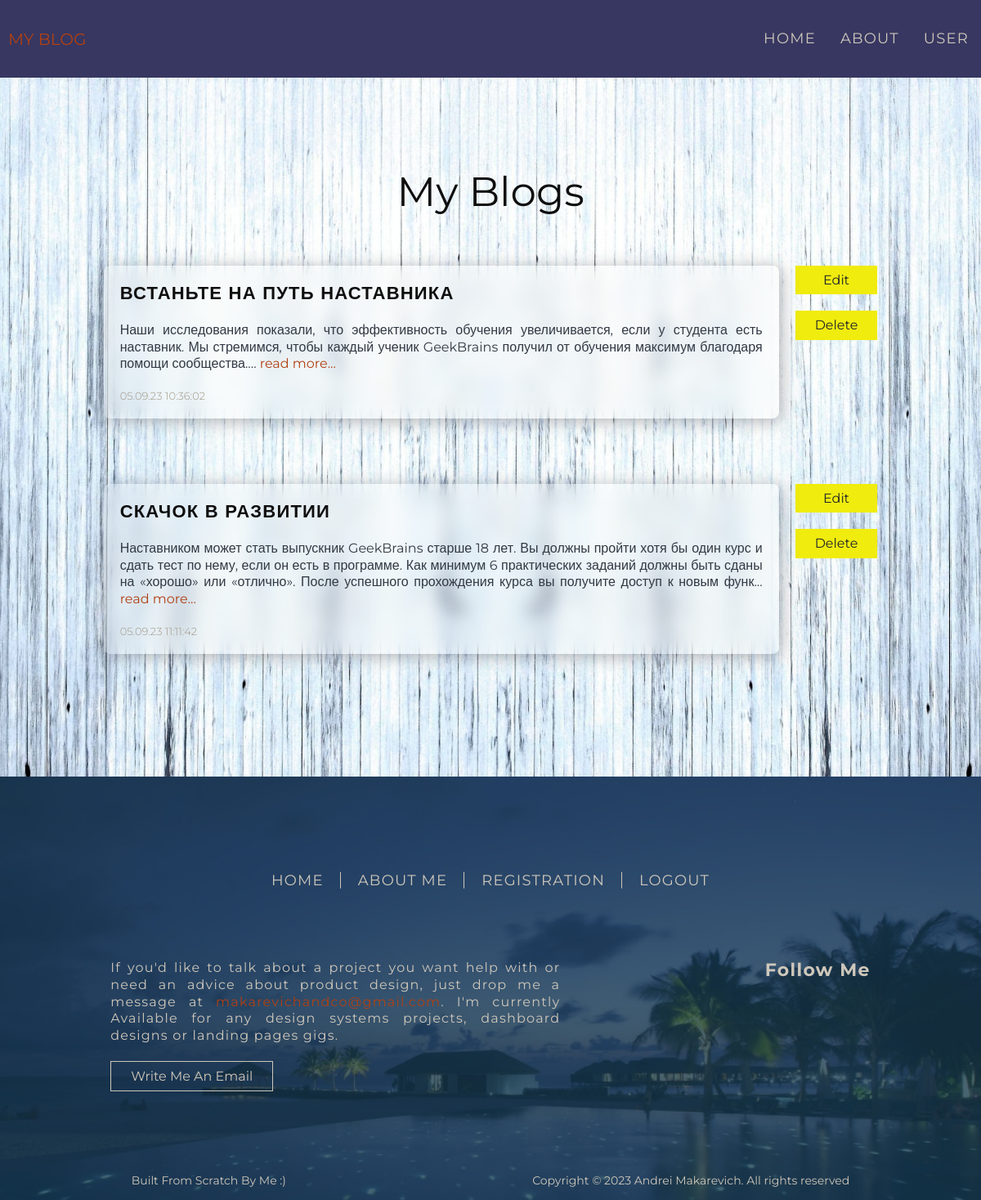
The app's page /my-blogs/ (signed in) with its own data.
### tables this page shows
CREATE TABLE blog(
      blog_id INTEGER PRIMARY KEY,
      title VARCHAR(100) NOT NULL,
      author VARCHAR(20) NOT NULL,
      username VARCHAR(50) NOT NULL,
      body VARCHAR(1000) NOT NULL,
      dateTime text VARCHAR NOT NULL
    );

### app.py (the view)
@app.route('/my-blogs/')
def my_blogs():
  if(session):
    username = session['username']
    cursor, db = connect_database()
    cursor.execute("SELECT * FROM blog WHERE username = ?", [username])
    blogs = cursor.fetchall()
    close_database(cursor, db)
    if blogs == {}:
      return render_template('my-blogs.html', blogs = None, my_title = 'My Blogs')
    else:
      return render_template('my-blogs.html', blogs = blogs, my_title = 'My Blogs')
  return redirect(url_for('login'))

### app.py (called while the page is built)
def connect_database():
  db = sqlite3.connect('database.db')
  db.row_factory = sqlite3.Row
  cursor = db.cursor()
  return cursor, db

def close_database(cursor, db):
  cursor.close()
  db.close()

### templates/my-blogs.html
{% extends 'base.html' %}
{% block subcontent %}
{% if blogs %}
<h1 class="content__title">My Blogs</h1>
  {% for blog in blogs %}
  <div class="content__myblog-wrapper">
    <div class="content__subtitle-myblog">
      <h3 class="content__subtitle">{{ blog.title }}</h3>
      <p class="content__text">{{ blog.body[:300] }}...
        <a class="content__text-link" href="{{ url_for('blogs', id = blog.blog_id) }}">read more...</a>
      </p>
      <p class="content__text-datetime">{{ blog.datetime }}</p>
    </div>
    <div class="content__buttons-wrapper">
      <a class="content__button form__wrapper-button" href="{{ url_for('edit_blog', id = blog.blog_id) }}">Edit</a>
      <a class="content__button form__wrapper-button" href="{{ url_for('delete_blog', id = blog.blog_id) }}">Delete</a>
    </div>
  </div>
  {% endfor %}
{% else %}
  <p class="content__title">No Blogs Have Been Written Yet</p>
{% endif %}
{% endblock %}

### static/styles/style.css (style rules this page uses)
html { box-sizing: border-box; scroll-behavior: smooth; }
*, *::before, *::after { box-sizing: inherit; padding: 0; margin: 0; }
body { font-family: 'Montserrat', sans-serif; font-weight: 300; font-size: 16px; min-width: 320px; overflow-x: hidden; color: #cec7bb; }
a { display: block; text-decoration: none; }
h1, h2, h3, h4, h5, h6 { margin: 0; padding: 0; }
html, body { height: 100%; }
.content__title, .form__title { font-size: 50px; line-height: 1.2; font-weight: 400; color: rgb(15, 14, 14); text-align: center; padding-bottom: 20px; }
.content__subtitle { color: rgb(15, 14, 14); text-align: start; text-transform: uppercase; font-size: 22px; line-height: 1.3; letter-spacing: 1.2px; }
.content__text-wrapper, .content__subtitle-myblog { max-width: 40%; width: 100%; text-align: justify; padding: 10px 20px; box-shadow: rgba(100, 100, 111, 0.5) 3px 3px 20px 0px; background: rgba(255, 255, 255, 0.192); backdrop-filter: blur(10px); border-radius: 8px; }
.content__blog-wrapper, .content__myblog-wrapper { padding: 40px 0; color: rgb(15, 14, 14); display: flex; align-items: flex-start; gap: 20px; }
.content__text-link { color: #b14013; }
.content__text { font-size: 16px; line-height: 1.3; font-weight: 400; margin: 20px 0; color: rgb(50, 57, 68); }
.content__text-link { display: inline-block; }
.content__text-datetime { font-size: 13px; color: #a09685; }
.content__button { text-align: center; }
.content__button + .content__button { margin-top: 20px; }
.content__subtitle-myblog { max-width: 70%; width: 100%; padding-top: 20px; padding-bottom: 20px; }
.content__myblog-wrapper { justify-content: center; }
.form__wrapper-button { cursor: pointer; background-color: #f0ec0e; padding: 8px 24px; color: #212529; font-size: 16px; line-height: 1.2; font-weight: 400; transition: all 0.4s ease; border: none; }

### records on screen
blog: title "ВСТАНЬТЕ НА ПУТЬ НАСТАВНИКА", body "Наши исследования показали, что эффективность обучения увеличивается, если у студента есть наставник. Мы стремимся, чтобы каждый ученик GeekBrains получил от обучения максимум благодаря помощи сообщества.", datetime "05.09.23 10:36:02"
blog: title "СКАЧОК В РАЗВИТИИ", body "Наставником может стать выпускник GeekBrains старше 18 лет. Вы должны пройти хотя бы один курс и сдать тест по нему, если он есть в программе. Как минимум 6 практических заданий должны быть сданы на «хорошо» или «отлично». После успешного прохождения курса вы получите доступ к новым функ", datetime "05.09.23 11:11:42"

### other values on screen
{{ session.username }} "USER"
